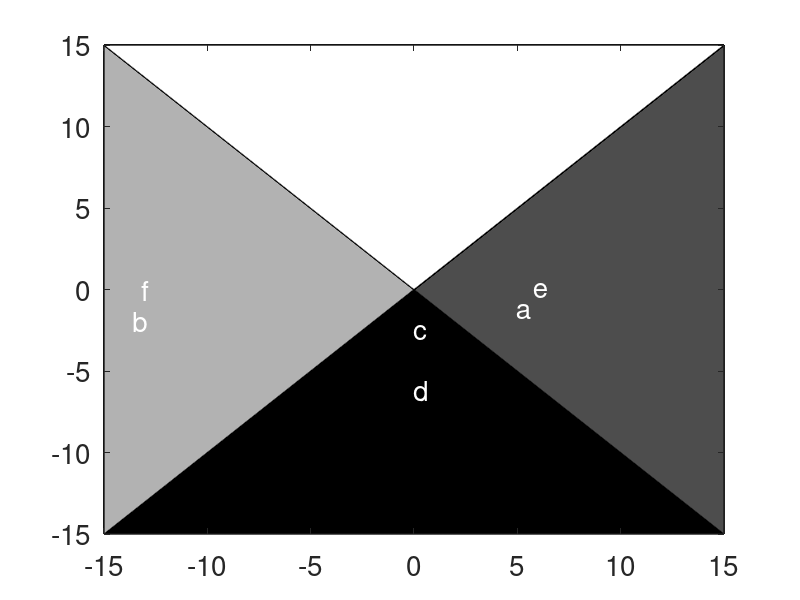

MATLAB code to generate this figure:
klabel = [{'a'}, {'b'}, {'c'}, {'d'}, {'e'}, {'f'}];
% kcase.a = [-3/4 -3/4 1/4 5/4];

%% Values from Kodama's paper
Am = 2*ones(size(klabel));
Ap = [1/2 49/8 2   2  1/4 6 ];
Qm = [1/2  3/4 1 12/5  0  0];
Qp = -Qm;

%% Transformation to our version
am = Am*6^(2/3);
ap = Ap*6^(2/3);
qm = Qm*(3/sqrt(2))^(1/3);
qp = Qp*(3/sqrt(2))^(1/3);

%% Check for which case we're in
da = am - ap;
dq = qp - qm;

avec = linspace(-15,15,1000);
qvec = linspace(-15,15,1000);
[AV,QV] = meshgrid(avec,qvec);

fh = figure(1); clf; set(gcf,'Color','White');
    contourf(AV,QV,((AV<=QV) + 1/2*(AV>=-QV)));
    set(gca,'fontsize',20);
    colormap(gray);
%     colorbar;
    hold on;
    text(da,dq,klabel,'Color','white','fontsize',20);
    drawnow;
    
print('kodama_cases','-dpng');
